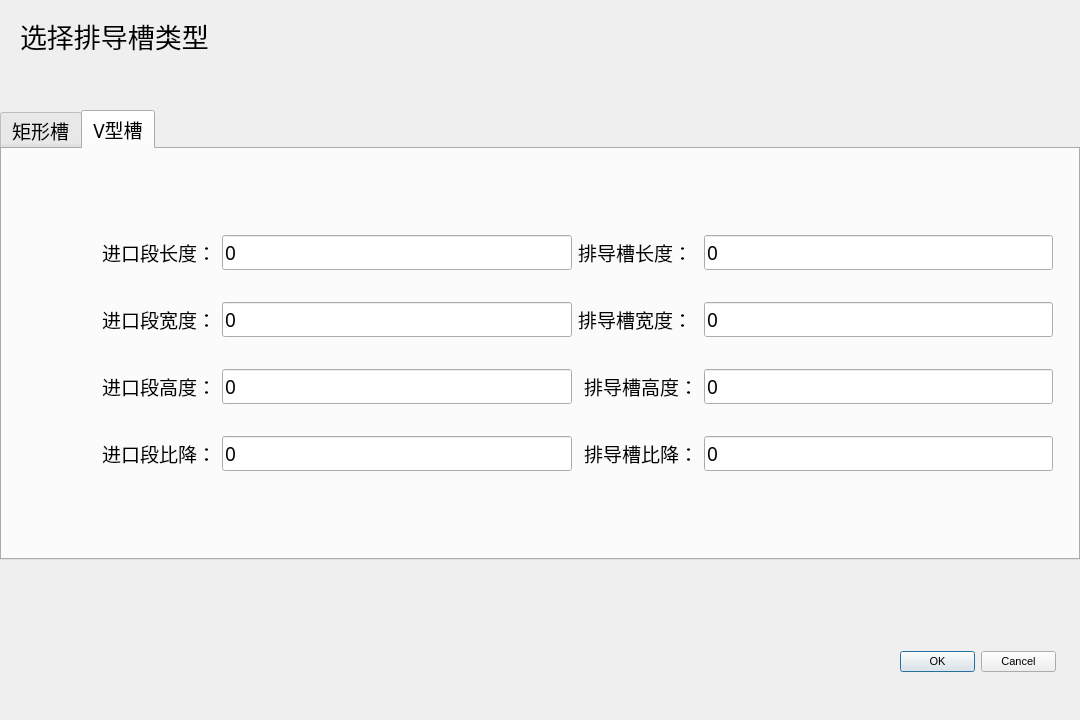
<?xml version="1.0" encoding="UTF-8"?>
<ui version="4.0">
 <class>Dialog_channel</class>
 <widget class="QDialog" name="Dialog_channel">
  <property name="geometry">
   <rect>
    <x>0</x>
    <y>0</y>
    <width>1080</width>
    <height>720</height>
   </rect>
  </property>
  <property name="font">
   <font>
    <family>黑体</family>
    <pointsize>14</pointsize>
   </font>
  </property>
  <property name="windowTitle">
   <string>Dialog</string>
  </property>
  <widget class="QDialogButtonBox" name="buttonBox">
   <property name="geometry">
    <rect>
     <x>900</x>
     <y>650</y>
     <width>156</width>
     <height>23</height>
    </rect>
   </property>
   <property name="font">
    <font>
     <family>Arial</family>
     <pointsize>8</pointsize>
    </font>
   </property>
   <property name="orientation">
    <enum>Qt::Horizontal</enum>
   </property>
   <property name="standardButtons">
    <set>QDialogButtonBox::Cancel|QDialogButtonBox::Ok</set>
   </property>
  </widget>
  <widget class="QLabel" name="label">
   <property name="geometry">
    <rect>
     <x>20</x>
     <y>20</y>
     <width>251</width>
     <height>31</height>
    </rect>
   </property>
   <property name="font">
    <font>
     <family>黑体</family>
     <pointsize>20</pointsize>
    </font>
   </property>
   <property name="text">
    <string>选择排导槽类型</string>
   </property>
  </widget>
  <widget class="QTabWidget" name="tabWidget">
   <property name="enabled">
    <bool>true</bool>
   </property>
   <property name="geometry">
    <rect>
     <x>0</x>
     <y>110</y>
     <width>1080</width>
     <height>450</height>
    </rect>
   </property>
   <property name="currentIndex">
    <number>1</number>
   </property>
   <widget class="QWidget" name="tab">
    <attribute name="title">
     <string>矩形槽</string>
    </attribute>
   </widget>
   <widget class="QWidget" name="tab_2">
    <attribute name="title">
     <string>V型槽</string>
    </attribute>
    <widget class="QWidget" name="layoutWidget">
     <property name="geometry">
      <rect>
       <x>100</x>
       <y>60</y>
       <width>951</width>
       <height>291</height>
      </rect>
     </property>
     <layout class="QGridLayout" name="gridLayout">
      <item row="0" column="0">
       <widget class="QLabel" name="label_2">
        <property name="text">
         <string>进口段长度：</string>
        </property>
       </widget>
      </item>
      <item row="0" column="1">
       <widget class="QLineEdit" name="lineEdit">
        <property name="minimumSize">
         <size>
          <width>324</width>
          <height>0</height>
         </size>
        </property>
        <property name="text">
         <string>0</string>
        </property>
       </widget>
      </item>
      <item row="0" column="2" colspan="2">
       <widget class="QLabel" name="label_3">
        <property name="text">
         <string>排导槽长度：</string>
        </property>
       </widget>
      </item>
      <item row="0" column="4">
       <widget class="QLineEdit" name="lineEdit_2">
        <property name="text">
         <string>0</string>
        </property>
       </widget>
      </item>
      <item row="1" column="0">
       <widget class="QLabel" name="label_4">
        <property name="text">
         <string>进口段宽度：</string>
        </property>
       </widget>
      </item>
      <item row="1" column="1">
       <widget class="QLineEdit" name="lineEdit_3">
        <property name="text">
         <string>0</string>
        </property>
       </widget>
      </item>
      <item row="1" column="2" colspan="2">
       <widget class="QLabel" name="label_5">
        <property name="text">
         <string>排导槽宽度：</string>
        </property>
       </widget>
      </item>
      <item row="1" column="4">
       <widget class="QLineEdit" name="lineEdit_4">
        <property name="text">
         <string>0</string>
        </property>
       </widget>
      </item>
      <item row="2" column="0">
       <widget class="QLabel" name="label_6">
        <property name="text">
         <string>进口段高度：</string>
        </property>
       </widget>
      </item>
      <item row="2" column="1">
       <widget class="QLineEdit" name="lineEdit_5">
        <property name="text">
         <string>0</string>
        </property>
       </widget>
      </item>
      <item row="2" column="3">
       <widget class="QLabel" name="label_7">
        <property name="text">
         <string>排导槽高度：</string>
        </property>
       </widget>
      </item>
      <item row="2" column="4">
       <widget class="QLineEdit" name="lineEdit_6">
        <property name="text">
         <string>0</string>
        </property>
       </widget>
      </item>
      <item row="3" column="0">
       <widget class="QLabel" name="label_8">
        <property name="text">
         <string>进口段比降：</string>
        </property>
       </widget>
      </item>
      <item row="3" column="3">
       <widget class="QLabel" name="label_9">
        <property name="text">
         <string>排导槽比降：</string>
        </property>
       </widget>
      </item>
      <item row="3" column="4">
       <widget class="QLineEdit" name="lineEdit_8">
        <property name="text">
         <string>0</string>
        </property>
       </widget>
      </item>
      <item row="3" column="1">
       <widget class="QLineEdit" name="lineEdit_7">
        <property name="text">
         <string>0</string>
        </property>
       </widget>
      </item>
     </layout>
    </widget>
   </widget>
  </widget>
 </widget>
 <resources/>
 <connections>
  <connection>
   <sender>buttonBox</sender>
   <signal>accepted()</signal>
   <receiver>Dialog_channel</receiver>
   <slot>accept()</slot>
   <hints>
    <hint type="sourcelabel">
     <x>248</x>
     <y>254</y>
    </hint>
    <hint type="destinationlabel">
     <x>157</x>
     <y>274</y>
    </hint>
   </hints>
  </connection>
  <connection>
   <sender>buttonBox</sender>
   <signal>rejected()</signal>
   <receiver>Dialog_channel</receiver>
   <slot>reject()</slot>
   <hints>
    <hint type="sourcelabel">
     <x>316</x>
     <y>260</y>
    </hint>
    <hint type="destinationlabel">
     <x>286</x>
     <y>274</y>
    </hint>
   </hints>
  </connection>
 </connections>
</ui>
